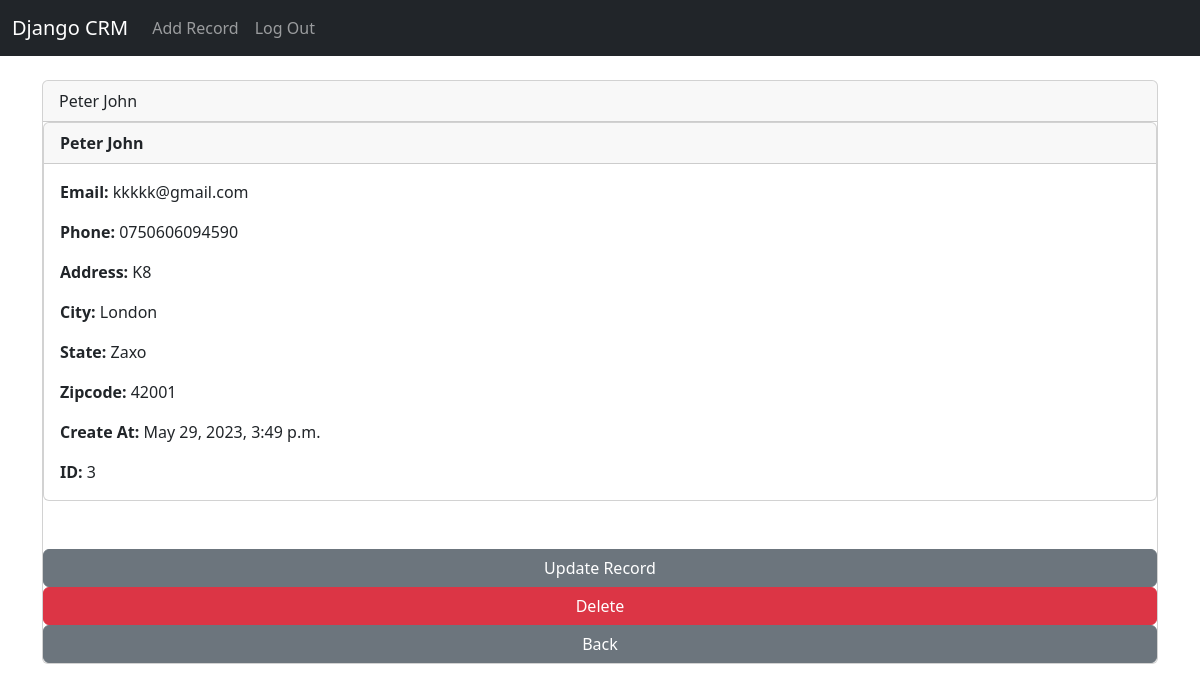
Page /web/record/3 (signed in) on the committed database.
### web/models.py (models this page shows, shortened)
class Record(models.Model):
    created_at = models.DateTimeField(auto_now_add=True)
    first_name = models.CharField(max_length=50)
    last_name= models.CharField(max_length=50)
    address = models.CharField(max_length=50)
    city = models.CharField(max_length=50)
    state = models.CharField(max_length=50)
    email = models.CharField(max_length=100)
    phone = models.CharField(max_length=15)
    zipcode = models.CharField(max_length=10)

### web/views.py (the view)
# urls.py: path('record/<int:pk>',views.cus_record,name ='record'),## to enable seeing a record info with clicking on it
def cus_record(request,pk):
    if request.user.is_authenticated:
         cus_records = Record.objects.get(id=pk)
         return render(request, 'web/record.html',{'cus_records':cus_records})
    else:
          messages.success(request, "You must be logged in to see page")
          return redirect('home')

### web/templates/web/record.html
{% extends 'web/base.html' %}
{% block content %}
<div class="card">
    <div class="card-header">
    {{ cus_records.first_name }}
    {{cus_records.last_name}}
    </div>
    <div class="card">
        <div class="card-header"><strong>
              {{ cus_records.first_name }}
              {{ cus_records.last_name }}</strong>
        </div>
        <div class="card-body">
      <p class="card-text">
      <strong>Email: </strong>{{ cus_records.email }}</p>
      <p class="card-text">
      <strong>Phone: </strong>{{ cus_records.phone }}
      </p>
      <p class="card-text">
      <strong>Address: </strong>{{ cus_records.address }}</p>
      <p class="card-text">
      <strong>City: </strong>{{ cus_records.city }}</p>
      <p class="card-text">
      <strong>State: </strong>{{ cus_records.state }}</p>
      <p class="card-text">
      <strong>Zipcode: </strong>{{ cus_records.zipcode }}</p>
      <p class="card-text">
      <strong>Create At: </strong>{{ cus_records.created_at }}</p>
      <p class="card-text">
      <strong>ID: </strong>{{ cus_records.id }}</p>
        </div>
      </div>
<br/><br/>
<a href =" {%  url 'update_record' cus_records.id %}" class = "btn btn-secondary">Update Record</a>
<a href =" {%  url 'delete_record' cus_records.id %}" class = "btn btn-danger">Delete</a>
<a href =" {%  url 'home' %}" class = "btn btn-secondary">Back</a>
{% endblock %}

### rows in the picture
Record: first_name "Peter", last_name "John", email "kkkkk@gmail.com", phone "0750606094590", address "K8", city "London", state "Zaxo", zipcode "42001", created_at "May 29, 2023, 3:49 p.m.", id "3"
